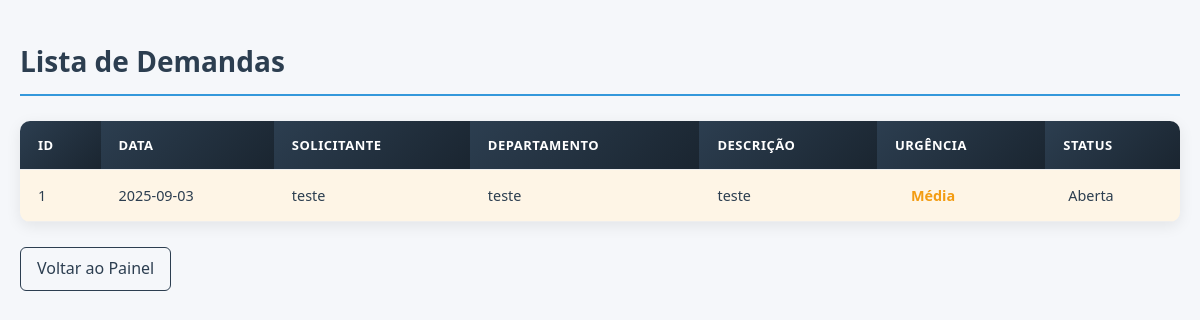
/demandas (signed in), run on the app's committed database.
### tables this page shows
CREATE TABLE demandas (
                 id INTEGER PRIMARY KEY, nome_solicitante TEXT NOT NULL, departamento TEXT,
                 descricao TEXT NOT NULL, urgencia TEXT, data_criacao DATE, status TEXT DEFAULT 'Aberta');

### gestor_ativos_ti.py (the view)
@app.route('/demandas')
@login_required
def listar_demandas():
    demandas = db_query("SELECT * FROM demandas ORDER BY data_criacao DESC")
    return render_template('listar_demandas.html', demandas=demandas)

### gestor_ativos_ti.py (called while the page is built)
@login_manager.user_loader
def load_user(user_id):
    conn = sqlite3.connect('ativos_ti.db')
    c = conn.cursor()
    c.execute("SELECT id, nome FROM usuarios WHERE id = ?", (user_id,))
    user_data = c.fetchone()
    conn.close()
    if user_data:
        return User(id=user_data[0], nome=user_data[1])
    return None

def db_query(query, params=(), fetchone=False, commit=False):
    conn = sqlite3.connect('ativos_ti.db')
    conn.row_factory = sqlite3.Row
    c = conn.cursor()
    c.execute(query, params)
    result = c.fetchone() if fetchone else c.fetchall()
    if commit:
        conn.commit()
    conn.close()
    return result

### templates/listar_demandas.html (shortened to what this page needs)
<!DOCTYPE html>
<html>
<head>
</head>
<body>
    <div class="container">
        <h1>Lista de Demandas</h1>
        <table>
            <thead>
                <tr>
                    <th>ID</th>
                    <th>Data</th>
                    <th>Solicitante</th>
                    <th>Departamento</th>
                    <th>Descrição</th>
                    <th>Urgência</th>
                    <th>Status</th>
                </tr>
            </thead>
            <tbody>
                {% for demanda in demandas %}
                <tr class="urgencia-{{ demanda.urgencia|lower }}">
                    <td>{{ demanda.id }}</td>
                    <td>{{ demanda.data_criacao }}</td>
                    <td>{{ demanda.nome_solicitante }}</td>
                    <td>{{ demanda.departamento }}</td>
                    <td>{{ demanda.descricao }}</td>
                    <td>
                        <span class="urgency-indicator"></span>{{ demanda.urgencia }}
                    </td>
                    <td>
                        <span class="status-{{ demanda.status|lower }}">
                            {{ demanda.status|replace('_', ' ')|capitalize }}
                        </span>
                    </td>
                </tr>
                {% else %}
                <tr>
                    <td colspan="7" style="text-align: center;">Nenhuma demanda encontrada.</td>
                </tr>
                {% endfor %}
            </tbody>
        </table>
        <a href="{{ url_for('index') }}">Voltar ao Painel</a>
    </div>
</body>
</html>

### templates/listar_demandas.html (style rules this page uses)
:root { --primary-color: #2c3e50; --secondary-color: #3498db; --accent-color: #e74c3c; --light-bg: #f5f7fa; --white: #ffffff; --text-dark: #2c3e50; --border-color: #ddd; --hover-bg: #f8f9fa; --success-color: #27ae60; --warning-color: #f39c12; --info-color: #16a085; }
* { box-sizing: border-box; }
body { font-family: 'Segoe UI', Roboto, Oxygen, Ubuntu, Cantarell, sans-serif; padding: 20px; margin: 0; background-color: var(--light-bg); color: var(--text-dark); line-height: 1.6; }
h1 { color: var(--primary-color); font-size: 28px; font-weight: 600; margin-bottom: 25px; padding-bottom: 10px; border-bottom: 2px solid var(--secondary-color); }
table { border-collapse: collapse; width: 100%; font-size: 0.9em; background-color: var(--white); border-radius: 10px; overflow: hidden; box-shadow: 0 4px 15px rgba(0,0,0,0.08); margin-bottom: 25px; }
th, td { border: none; padding: 14px 18px; text-align: left; border-bottom: 1px solid #eee; }
th { background: linear-gradient(135deg, var(--primary-color), #1a2530); color: var(--white); font-weight: 600; text-transform: uppercase; font-size: 13px; letter-spacing: 0.5px; position: sticky; top: 0; z-index: 10; }
.urgencia-média, .urgencia-alta { background-color: rgba(243, 156, 18, 0.1); }
.urgencia-média td:nth-child(6) { color: var(--warning-color); font-weight: 600; }
td:nth-child(7) { font-weight: 500; }
a { color: var(--primary-color); text-decoration: none; font-weight: 500; padding: 8px 16px; border-radius: 6px; transition: all 0.3s ease; display: inline-block; border: 1px solid var(--primary-color); }
tr { animation: fadeIn 0.5s ease-out; }
.container { max-width: 1200px; margin: 0 auto; }
.urgency-indicator { display: inline-block; width: 8px; height: 8px; border-radius: 50%; margin-right: 8px; }

### data on the page
demandas: id "1", data_criacao "2025-09-03", nome_solicitante "teste", departamento "teste", descricao "teste", urgencia "Média", status "Aberta"
